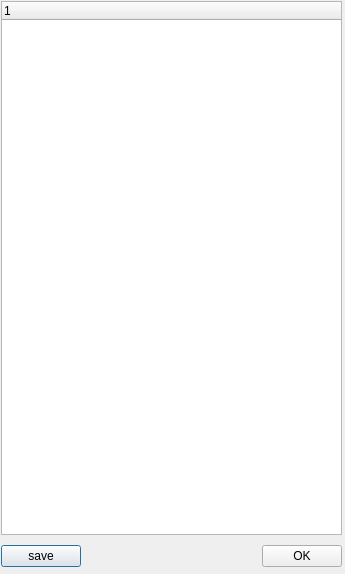
<ui version="4.0" >
 <author></author>
 <comment></comment>
 <exportmacro></exportmacro>
 <class>Dialog</class>
 <widget class="QDialog" name="Dialog" >
  <property name="geometry" >
   <rect>
    <x>0</x>
    <y>0</y>
    <width>345</width>
    <height>574</height>
   </rect>
  </property>
  <property name="windowTitle" >
   <string>Dialog</string>
  </property>
  <widget class="QWidget" name="" >
   <property name="geometry" >
    <rect>
     <x>1</x>
     <y>1</y>
     <width>341</width>
     <height>571</height>
    </rect>
   </property>
   <layout class="QVBoxLayout" >
    <property name="margin" >
     <number>0</number>
    </property>
    <property name="spacing" >
     <number>6</number>
    </property>
    <item>
     <widget class="QTreeWidget" name="treeWidget" />
    </item>
    <item>
     <layout class="QHBoxLayout" >
      <property name="margin" >
       <number>0</number>
      </property>
      <property name="spacing" >
       <number>6</number>
      </property>
      <item>
       <widget class="QPushButton" name="saveButton" >
        <property name="text" >
         <string>save</string>
        </property>
       </widget>
      </item>
      <item>
       <spacer>
        <property name="orientation" >
         <enum>Qt::Horizontal</enum>
        </property>
        <property name="sizeHint" >
         <size>
          <width>151</width>
          <height>31</height>
         </size>
        </property>
       </spacer>
      </item>
      <item>
       <widget class="QPushButton" name="okButton" >
        <property name="text" >
         <string>OK</string>
        </property>
       </widget>
      </item>
     </layout>
    </item>
   </layout>
  </widget>
 </widget>
 <pixmapfunction></pixmapfunction>
 <resources/>
 <connections>
  <connection>
   <sender>okButton</sender>
   <signal>clicked()</signal>
   <receiver>Dialog</receiver>
   <slot>accept()</slot>
   <hints>
    <hint type="sourcelabel" >
     <x>278</x>
     <y>253</y>
    </hint>
    <hint type="destinationlabel" >
     <x>96</x>
     <y>254</y>
    </hint>
   </hints>
  </connection>
 </connections>
</ui>
